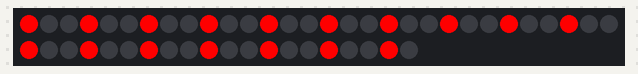
The sketch below on a simulated Arduino Uno, built with avr-gcc and run on an emulated ATmega328P. Parts: 50 RGB LEDs in strip order, left to right, continuing on the next row.

Above: at 0.05 s.
At 92.6 s:
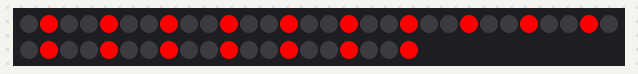

The sketch:

theaterChaseLED.ino
```cpp
#include <FastLED.h>

#define LED_PIN     7
#define NUM_LEDS    50
#define SPEED       100  // Speed of theater chase effect

CRGB leds[NUM_LEDS];

void setup() {
  FastLED.addLeds<WS2812, LED_PIN, GRB>(leds, NUM_LEDS);
}

void loop() {
  for (int step = 0; step < 3; step++) {
    for (int i = 0; i < NUM_LEDS; i++) {
      leds[i] = ((i + step) % 3 == 0) ? CRGB::Red : CRGB::Black;  // Light every 3rd LED
    }
    FastLED.show();
    delay(SPEED);
  }
}
```
